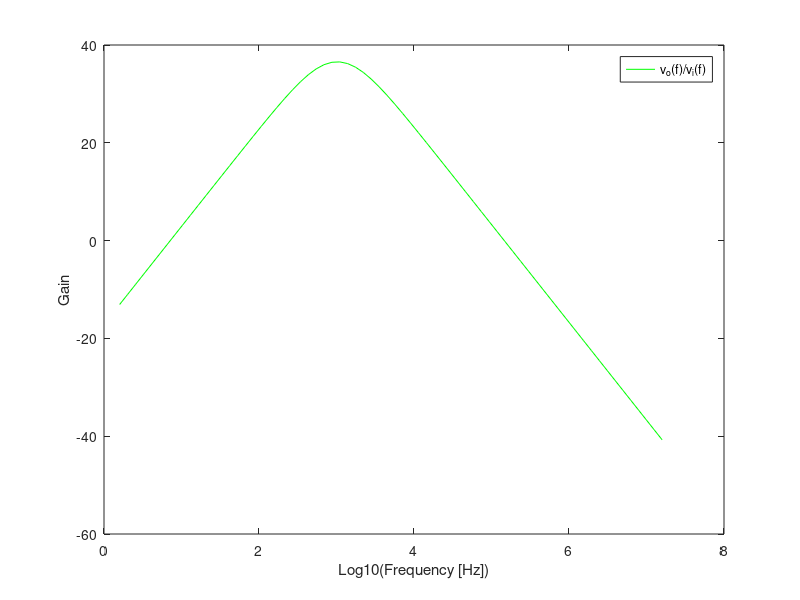
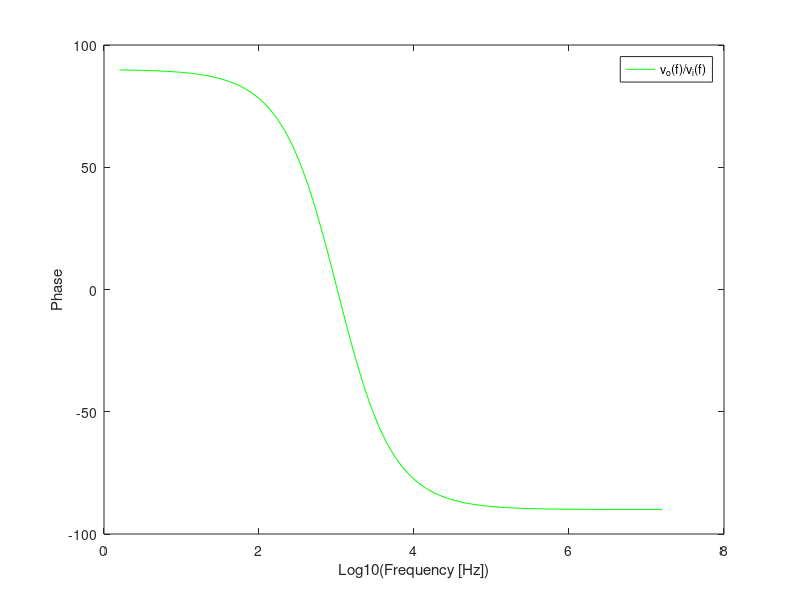

Source code (MATLAB) for these figures, in order:
%Circuit Components
C1 =220e-09;
C2=110e-09;
R1=1000;
R2=1000;
R3=100000;
R4=1000;
Vcc=10;
printf ("valores_intro_TAB\n");
printf ("C1 = %e \n", C1);
printf ("C2 = %e \n", C2);
printf ("R1 = %e \n", R1);
printf ("R2 = %e \n", R2);
printf ("R3 = %e \n", R3);
printf ("R4 = %e \n", R4);
printf ("Vcc = %e \n", Vcc);
printf ("valores_intro_END\n\n");

%Low, High, Central Band Pass Frequencies
wL=1/(R1*C1);
wH=1/(R2*C2);
wo=sqrt(wL*wH);
printf ("band_pass_freq_TAB\n");
printf ("LowFreq BandPass = %e \n", wL); 
printf ("HighFreq BandPass = %e \n", wH);
printf ("Central Freq = %e \n", wo);
printf ("band_pass_freq_END\n\n");

%PONTO1%
%Central Frequency(Hz) and Respective Gain(dB)
T_central_freq = (R1*C1*j*wo/(1+R1*C1*j*wo))*(1+R3/R4)*(1/(1+R2*C2*j*wo));
Tdb_central_freq = 20*log10(abs(T_central_freq));
wo_Hz=wo/2/pi;
printf ("wo_freq_gain_TAB\n");
printf ("Central Freq (Hz) = %e \n", wo_Hz); 
printf ("Gain Central Freq (dB) = %e \n", Tdb_central_freq);
printf ("wo_freq_gain_END\n\n");
%Input and Output Impedancies
z_in = (R1 + 1/(j*wo*C1))
z_out = R2/(j*wo*C2)/(R2+1/(j*wo*C2))
printf ("impedances_TAB\n");
printf ("Z in = %e + %ej \n", real(z_in), imag(z_in)); 
printf ("Z out = %e + %ej\n", real(z_out) , imag(z_out));
printf ("impedances_END\n\n");

%PONTO2%
%Gain in dB - logscale from 10Hz to 100MHz
w = logspace(1,8,70);
s=j*w;
Tdb = ones(1,length(s));
for k = 1:length(s)
  T = ((R1*C1*s(k))/(1+R1*C1*s(k)))*(1+R3/R4)*(1/(1+R2*C2*s(k)));
	Tdb(k) = 20*log10(abs(T));
  Tph(k) = arg(T)*180/pi;
end
%--------Plot----------%
gain = figure ();
plot(log10(w/(2*pi)),Tdb,"g");
legend("v_o(f)/v_i(f)");
xlabel ("Log10(Frequency [Hz])");
ylabel ("Gain");
print (gain, "gain", "-depsc");

phase = figure();
plot(log10(w/(2*pi)),Tph,"g");
legend("v_o(f)/v_i(f)");
xlabel ("Log10(Frequency [Hz])");
ylabel ("Phase");
print (phase, "phase", "-depsc");


%Merit & Cost
Gain_Deviation = abs(100-T_central_freq);
Central_Frequency_Deviation=abs(1000-wo_Hz);
cost = 1e-3*(R1 + R2 + R3 + R4 + 158125) + 1e6*(C1 + 4*C2 + 30e-12) + 22*0.1;
Merit = 1/(cost * (Gain_Deviation + Central_Frequency_Deviation + 1e-6));

printf ("Cost_Merit_TAB\n");
printf ("Cost = %e \n", cost); 
printf ("Merit = %e \n", Merit);
printf ("Cost_Merit_END\n\n");

printf ("results_octave_TAB\n");
printf ("Gain = %e \n", Tdb_central_freq); 
printf ("Central frequency= %e \n", wo_Hz); 
printf ("Gain deviation = %e \n", Gain_Deviation);
printf ("Central frequency deviation = %e \n", Central_Frequency_Deviation); 
printf ("results_octave_END\n\n");